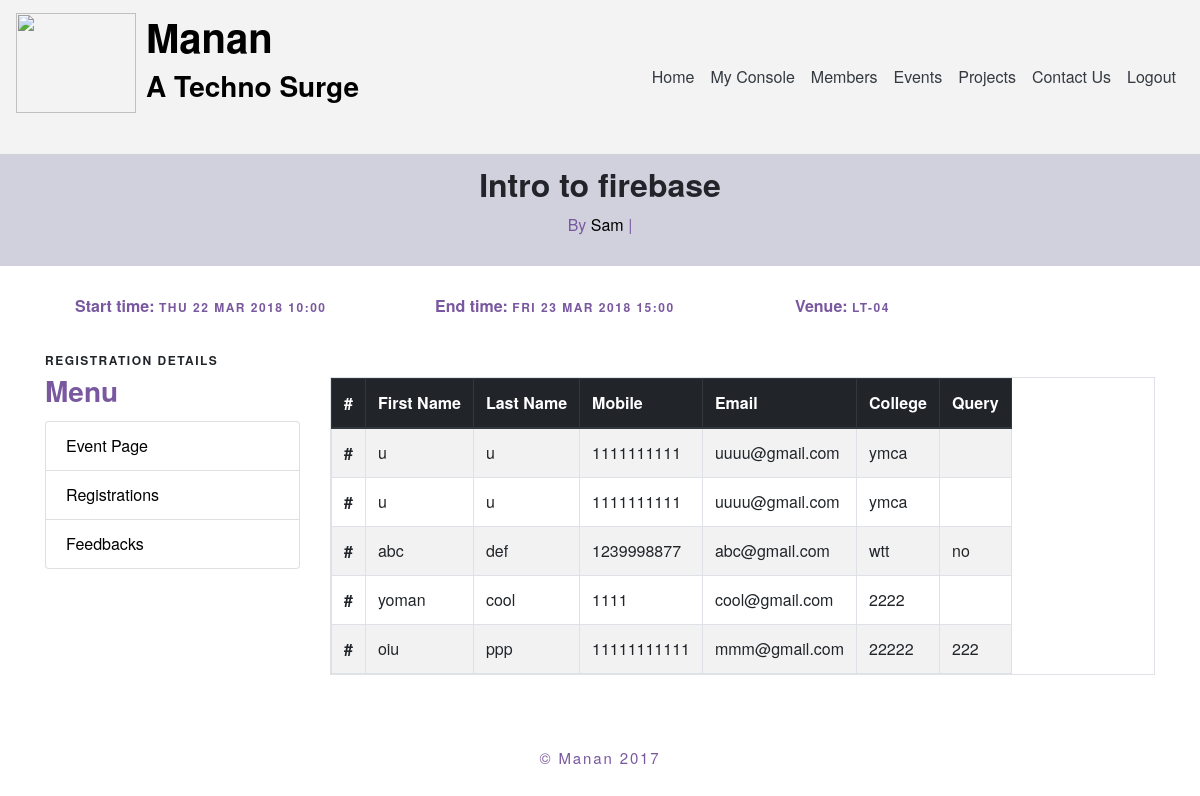
The page /event/8/registrations/ (signed in) on the database its author committed.
### main/models.py (models this page shows, shortened)
class Event(models.Model):
    description = models.TextField(blank=True, null=True)
    title = models.CharField(max_length=500)
    host = models.ManyToManyField(User)
    venue = models.CharField(max_length=100)
    fee = models.IntegerField(default=0)
    rules = models.TextField(blank=True, null=True)
    prerequistes = models.TextField(blank=True, null=True)
    start_date = models.DateField(default=datetime.date.today,auto_now=False,auto_now_add=False)
    end_date = models.DateField(default=datetime.date.today,auto_now=False,auto_now_add=False)
    start_time = models.TimeField(default=datetime.datetime.now().time(),auto_now=False,auto_now_add=False)
    end_time = models.TimeField(default=datetime.datetime.now().time(),auto_now=False,auto_now_add=False)

class Profile(models.Model):
    user = models.OneToOneField(User, on_delete=models.CASCADE)
    email = models.EmailField(blank=True)
    fname = models.CharField(max_length=100, blank=True)
    lname = models.CharField(max_length=100, blank=True)
    github = models.CharField(max_length=100, blank=True)
    dp = models.CharField(max_length=1000, blank=True)
    batch = models.IntegerField(default=2017)
    facebook = models.CharField(max_length=100, blank=True)
    linkedin = models.CharField(max_length=100, blank=True)
    twitter = models.CharField(max_length=100, blank=True)
    bio = models.TextField(blank=True, null=True)
    label = models.CharField(max_length=100 , blank=True)
    company = models.CharField(max_length=100, blank=True)
    location = models.CharField(max_length=100,blank=True)
    frameworks = models.CharField(max_length=500,blank=True)
    languages = models.CharField(max_length=500,blank=True)
    achivements = models.CharField(max_length=1000,blank=True)
    he_profile = models.CharField(max_length=100,blank=True)
    spoj_profile = models.CharField(max_length=100,blank=True)
    he_ques = models.IntegerField(default=0)
    codechef_profile = models.CharField(max_length=100,blank=True)
    codechef_ques = models.IntegerField(default=0)
    spoj_ques = models.IntegerField(default=0)
    git_repos = models.IntegerField(default=0)
    my_website = models.CharField(max_length=100,blank=True)

class registration(models.Model):
    eventid = models.IntegerField()
    mobile = models.CharField(max_length=20)
    fname = models.CharField(max_length=100)
    lname = models.CharField(max_length=100,default="")
    College = models.CharField(max_length=300)
    email = models.EmailField()
    query = models.CharField(max_length=1000,default="")

### main/views.py (the view)
# urls.py: url(r'^event/(?P<pk>(\d+)+)/registrations/$',eventregistrationsView,name="event_registration"),
@login_required
def eventregistrationsView(request,pk):
    event=get_object_or_404(Event,pk=pk)
    if not request.user.is_superuser and request.user not in event.host.all():
        return redirect('/profile/')
    obj = registration.objects.filter(eventid=pk)
    return render(request,'eventregistrations.html',{'obj':obj,'event':event})

### main/templates/eventregistrations.html (shortened to what this page needs)
{% extends "header.html" %}
{% block page_context %}
<div class="container-fluid" style="background-color: #d1d1dd">
	<div class="container">
		<h2 class="text-center" style="padding:10px;"><b>{{event.title}}</b><h6 class="text-center card-subtitle mb-2" style="color:#79589F;">By {% for y in event.host.all %}
			<a href="/member/{{y.username}}" style="margin-bottom :15px;">{{y.profile.fname}} {{y.profile.lname}}</a> |
		{% endfor %}</h6></h2><br/>
	</div>
</div>
<div class="container">
	<div class="row" style="padding:30px;">
		<div class="col-lg-4 txxt-body">
			Start time: <span class="txxt-head">{{ event.start_date|date:"D d M Y" }} {{ event.start_time|time:"H:i" }}</span>
		</div>
		<div class="col-lg-4 txxt-body">
			End time: <span class="txxt-head">{{ event.end_date|date:"D d M Y" }} {{ event.end_time|time:"H:i" }}</span>
		</div>
		<div class="col-lg-2 txxt-body">
			Venue: <span class="txxt-head">{{event.venue}}</span>
		</div>
	</div>
</div>
<div class="container">
	<div class="row">
		<div class="col-lg-3">
			<p class="txxt-head">Registration Details</p>
			<h3 class="txxt-body">Menu</h3>
			<ul class="list-group">
				<li class="list-group-item"><a href="/event/detail/{{event.pk}}">Event Page</a></li>
				{% if user.is_superuser %}
				<li class="list-group-item"><a href="/event/{{event.pk}}/registrations/">Registrations</a></li>
				<li class="list-group-item"><a href="/event/{{event.pk}}/feedbacks/">Feedbacks</a></li>
				{% elif user in event.host.all %}
				<li class="list-group-item"><a href="/event/{{event.pk}}/registrations/">Registrations</a></li>
				<li class="list-group-item"><a href="/event/{{event.pk}}/feedbacks/">Feedbacks</a></li>
				{% endif %}
			</ul>
		</div>
		<div class="col-lg-9"><br/>
			<table class="table table-bordered table-striped table-hover table-responsive">
				<thead class="thead-dark">
					<tr>
						<th scope="col">#</th>
						<th scope="col">First Name</th>
						<th scope="col">Last Name</th>
						<th scope="col">Mobile</th>
						<th scope="col">Email</th>
						<th scope="col">College</th>
						<th scope="col">Query</th>
					</tr>
				</thead>
				<tbody>
					{% for x in obj %}
					<tr>
						<th scope="row">#</th>
						<td>{{x.fname}}</td>
						<td>{{x.lname}}</td>
						<td>{{x.mobile}}</td>
						<td>{{x.email}}</td>
						<td>{{x.College}}</td>
						<td>{{x.query}}</td>
					</tr>
					{% endfor %}
				</tbody>
			</table>
		</div>
	</div>
</div>
<br/><br/>
{% endblock page_context %}

### main/templates/header.html (style rules this page uses)
body { font-family: "BentonSans", "Helvetica Neue", sans-serif; }
a { color: #000; }
.txxt-head { margin-bottom: 20px; font-size: 12px; font-weight: bold; text-transform: uppercase; letter-spacing: .125em; margin: 0 0 .5em 0; line-height: 1.2; }
.txxt-body { color:#79589F; font-weight: bold; margin: 0 0 .5em 0; line-height: 1.2; }
.logo h1,h3 { color:#000; font-weight: bold; }

### rows shown on the page
Event: title "Intro to firebase", start_date "THU 22 MAR 2018", start_time "10:00", end_date "FRI 23 MAR 2018", end_time "15:00", venue "LT-04"
registration: fname "u", lname "u", mobile "1111111111", email "uuuu@gmail.com", College "ymca"
registration: fname "u", lname "u", mobile "1111111111", email "uuuu@gmail.com", College "ymca"
registration: fname "abc", lname "def", mobile "1239998877", email "abc@gmail.com", College "wtt", query "no"
registration: fname "yoman", lname "cool", mobile "1111", email "cool@gmail.com", College "2222"
registration: fname "oiu", lname "ppp", mobile "11111111111", email "mmm@gmail.com", College "22222", query "222"

### other values the page prints
{{ y.profile.fname }} "Sam"
